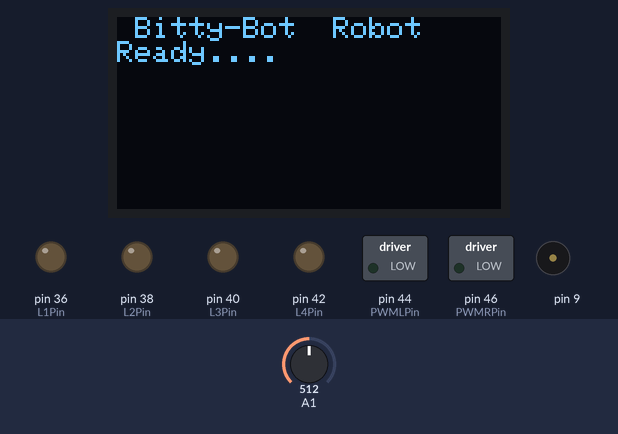
A sketch run on a simulated Arduino Mega 2560, built with avr-gcc and run on an emulated ATmega2560. Parts: 128×64 one-colour display, switched loads named in the sketch (green lamp = pin HIGH), output pins drawn as LEDs (lit = HIGH), buzzer (waves = sounding). The test bench sets the inputs (shaded band); at power-on: A1 = 512. What the sketch prints to the serial monitor is not drawn.

Above: at 2.1 s.
At 5.7 s:
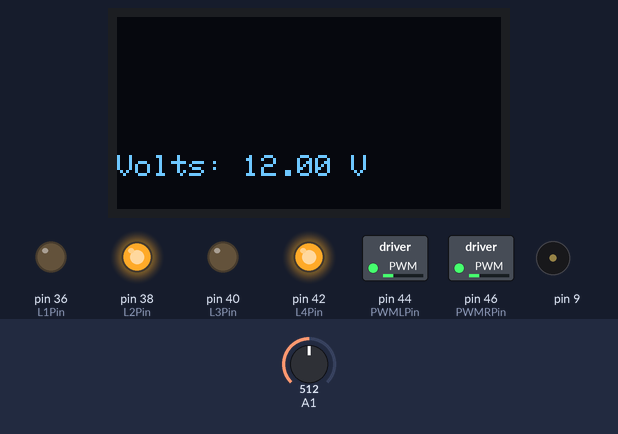
5.8 s: A1 set to 524
14.9 s: A1 set to 542
At 23.1 s:
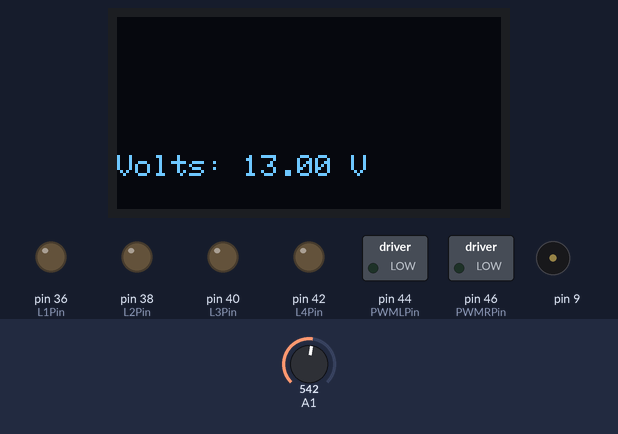
27.2 s: A1 set to 716
At 34.26 s:
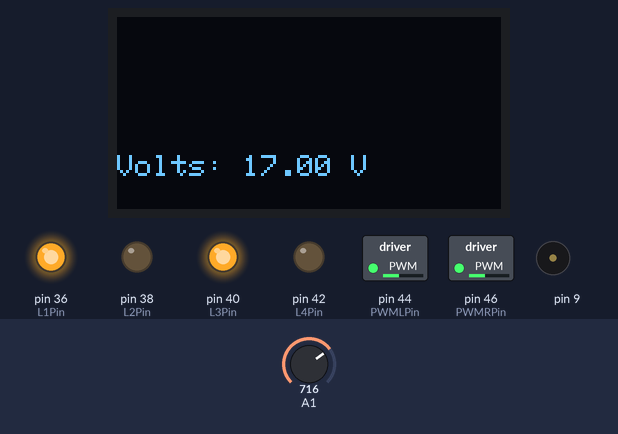
Timing chart, 0 to 40.9 s (numbered marks = the images above; inputs shaded):
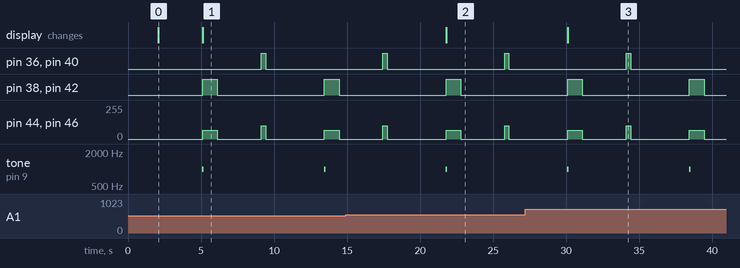

Measured:
- the behaviour switches between 531 and 532 on A1 (found by bisection; images 1 and 2)
- after the input at 14.9 s, the display: changes after 6.9 s (image 2)
- after the input at 27.2 s, the display: changes after 2.9 s (image 3)
- by itself, pin 38 (L2Pin), pin 42 (L4Pin): alternates HIGH for 1.0 s and LOW for 7.3 s
- by itself, tone on pin 9: alternates 1000 Hz for 0.10 s and silent for 8.2 s
- what the display in image 0 shows lasts 3.0 s, from 2.1 s to 5.1 s

The sketch:

Drive.ino
```cpp
// Motor Controls Link to Original Article
// Automation Technology Club
// Motor Controls
// Free to use as you see if - Pin Numbering by Grand Poobah
// Subroutines Aug 18 - LeRoy Miller
// additions will be added for speed correction of wheels

const int PWMLPin = 44; //	Enable PWM Left Motor
const int PWMRPin = 46; //	Enable PWM Right Motor
const int L1Pin = 36; // 	L1 = Left Motor Lead 1
const int L2Pin = 38; // 	L2 = Left Motor Lead 2
const int L3Pin = 40; // 	L3 = Right Motor Lead 1
const int L4Pin = 42; // 	L4 = Right Motor Lead 2
const int LEDPin = 13; // LED
const int MaxSpeed = 255; //not yet used, this will be the max speed your motors can drive at (max PWM) and will be used to help correct for differences in motors
const int CorrectLeft = 0; //to be added later, this will attempt to correct for any motor differances in going forward/backward
const int CorrectRight = 0; //to be added later, this will attempt to correct for any motor differances in going forward/backward
int speed;

/* FUNCTION CALL USES
lefttight();  //turn in place to the left
righttight(); //turn in place to the right
left();   //turn left going forward
leftb();  //turn left going backward
allstop(); //stop all motors and pwm, small delay for everything to catch up
right(); //turn right going forward
rightb(); //turn right going backward
forward(); //move the robot forward
backward(); // move the robot backward
circleleft(100); //make a left hand circle X number of times
circleright(100); //make a right hand circle  X number of times
*/

//Sept 8 - Added Voltage Sensor with Shut off at 6.2volts

int val11; //for voltage sensor
int val2; //for voltage sensor
float volts; //for voltage sensor

//Sept 8 - Added OLED Screen for Display information
//Needed for OLED
#include <SPI.h>
#include <Wire.h>
#include <Adafruit_GFX.h>
#include <Adafruit_SSD1306.h>

#define OLED_RESET 4
Adafruit_SSD1306 display(OLED_RESET);


void setup()
{

pinMode (L1Pin, OUTPUT);
pinMode (L2Pin, OUTPUT);
pinMode (L3Pin, OUTPUT);
pinMode (L4Pin, OUTPUT);
pinMode (PWMLPin, OUTPUT);
pinMode (PWMRPin, OUTPUT);

display.begin(SSD1306_SWITCHCAPVCC, 0x3C);
display.clearDisplay();
display.setTextSize(1);
display.setTextColor(WHITE);
display.setCursor(0,0);
display.println(" Bitty-Bot  Robot");
display.println("Startup...");
display.display();
delay(2000);
//display.clearDisplay();
display.setCursor(0,8);
display.setTextColor(BLACK);
display.println("Startup...");
display.setCursor(0,8);
display.setTextColor(WHITE);
display.println("Ready....");
display.display();
delay(2000);
display.clearDisplay();
Serial.begin(9600);

}

void loop()
{

display.setTextColor(BLACK);
display.setCursor(0,46);
display.print("Volts: ");
display.print(volts);
display.print(" V");
volts = checkvoltage();
display.setTextColor(WHITE);
display.setCursor(0,46);
display.print("Volts: ");
display.print(volts);
display.print(" V");
display.display();

//This small section of code shows the relationship of speed vs time
speed = 65; // speed is set low = slow
forward(); // go forward
delay(1000); // keep going forward for 1 second
allstop(); // stop all the motors, turn off PWM
delay(2500); // wait..
speed = 100; // set speed to a low meduim speed
backward(); // go backward and keep going backward
delay(300); //notice now however time is 300 milli-seconds
allstop(); //again stop all motors and PWM
delay(2500); //wait

/*
speed = 100;
lefttight();  //turn in place to the left
delay(500);
righttight(); //turn in place to the right
delay(500);
left();   //turn left going forward
delay(500);
leftb();  //turn left going backward
delay(500);
allstop(); //stop all motors and pwm, small delay for everything to catch up
right(); //turn right going forward
delay(500);
rightb(); //turn right going backward
delay(500);
allstop();
speed = 150;
forward(); //move the robot forward
delay(1000);
backward(); // move the robot backward
delay(1000);
allstop();

speed = 75;
circleleft(100); //make a left hand circle X number of times
allstop();
//delay(100);
speed = 125;
circleright(100); //make a right hand circle  X number of times
allstop();
//delay(100);
speed = 60;
left();
delay(200);
allstop();
//delay(15000); //long delay
*/

}

void lefttight() {
	digitalWrite (L1Pin, 1);
	digitalWrite (L2Pin, 0);
	analogWrite (PWMLPin, speed);
	digitalWrite (L3Pin, 0);
	digitalWrite (L4Pin, 1);
	analogWrite (PWMRPin, speed);
}

void left() {
	digitalWrite (L1Pin, 0);
	digitalWrite (L2Pin, 0);
	digitalWrite (L3Pin, 0);
	digitalWrite (L4Pin, 1);
	analogWrite(PWMLPin, 0);
	analogWrite(PWMRPin, speed);

}

void right() {
	digitalWrite (L1Pin, 0);
	digitalWrite (L2Pin, 1);
	digitalWrite (L3Pin, 0);
	digitalWrite (L4Pin, 0);
	analogWrite(PWMLPin, speed);
	analogWrite(PWMRPin, 0);
}

void leftb() {
	digitalWrite (L1Pin, 0);
	digitalWrite (L2Pin, 0);
	digitalWrite (L3Pin, 1);
	digitalWrite (L4Pin, 0);
	analogWrite(PWMLPin, 0);
	analogWrite(PWMRPin, speed);
}

void rightb() {
	digitalWrite (L1Pin, 1);
	digitalWrite (L2Pin, 0);
	digitalWrite (L3Pin, 0);
	digitalWrite (L4Pin, 0);
	analogWrite(PWMLPin, speed);
	analogWrite(PWMRPin, 0);
}
int righttight() {
	digitalWrite(L1Pin, 0);
	digitalWrite(L2Pin, 1);
	analogWrite (PWMLPin, speed);
	digitalWrite(L3Pin, 1);
	digitalWrite(L4Pin, 0);
	analogWrite(PWMRPin, speed);
}

int backward() {
	digitalWrite(L1Pin, 1);
	digitalWrite(L2Pin, 0);
	digitalWrite(L3Pin, 1);
	digitalWrite(L4Pin, 0);
	analogWrite(PWMLPin, speed);
	analogWrite(PWMRPin, speed);
}

int forward() {
	digitalWrite(L1Pin, 0);
	digitalWrite(L2Pin, 1);
	digitalWrite(L3Pin, 0);
	digitalWrite(L4Pin, 1);
	analogWrite(PWMLPin, speed);
	analogWrite(PWMRPin, speed);

}

int allstop() {
	digitalWrite(L1Pin, 0);
	digitalWrite(L2Pin, 0);
	digitalWrite(L3Pin, 0);
	digitalWrite(L4Pin, 0);
	analogWrite(PWMLPin, 0);
	analogWrite(PWMRPin, 0);
delay(500);

}

int circleleft(int count) {
	for (int i=0; i<=count; i++) {
		left();
	delay(250);
	}
	allstop();
}

int circleright(int count) {
	for (int i=0; i<=count; i++) {
		right();
		delay(250);
	}
	allstop();
}

int checkvoltage() {
float temp;
val11=analogRead(1);
temp=(val11/4.092)/10;
val11=(int)temp * 10;//
val2=((val11%100)/10);
Serial.print("Raw Reading: ");
Serial.println(temp);
Serial.println("Corrected Reading: ");
Serial.println(val2);
delay(1000);

if (temp <= 7.5 || temp >=7.1) {
	Serial.println("Very Low Voltage");
	tone(9, 1000, 100);
}

if (temp <= 7.00) {
	Serial.println("Voltage Crital");
	sos();
}
return (temp);
}

int sos() {

	for (int xx=0; xx<3; xx++) {
		tone(9, 440, 100);
		delay(200);
		noTone(9);
	}
	for (int xx=0; xx<3; xx++){
		tone(9, 440, 300);
		delay(400);
		noTone(9);
	}
	for (int xx=0; xx<3; xx++) {
		tone(9, 440, 100);
		delay(200);
		noTone(9);
	}
	delay(1000);
	sos();
}
```
